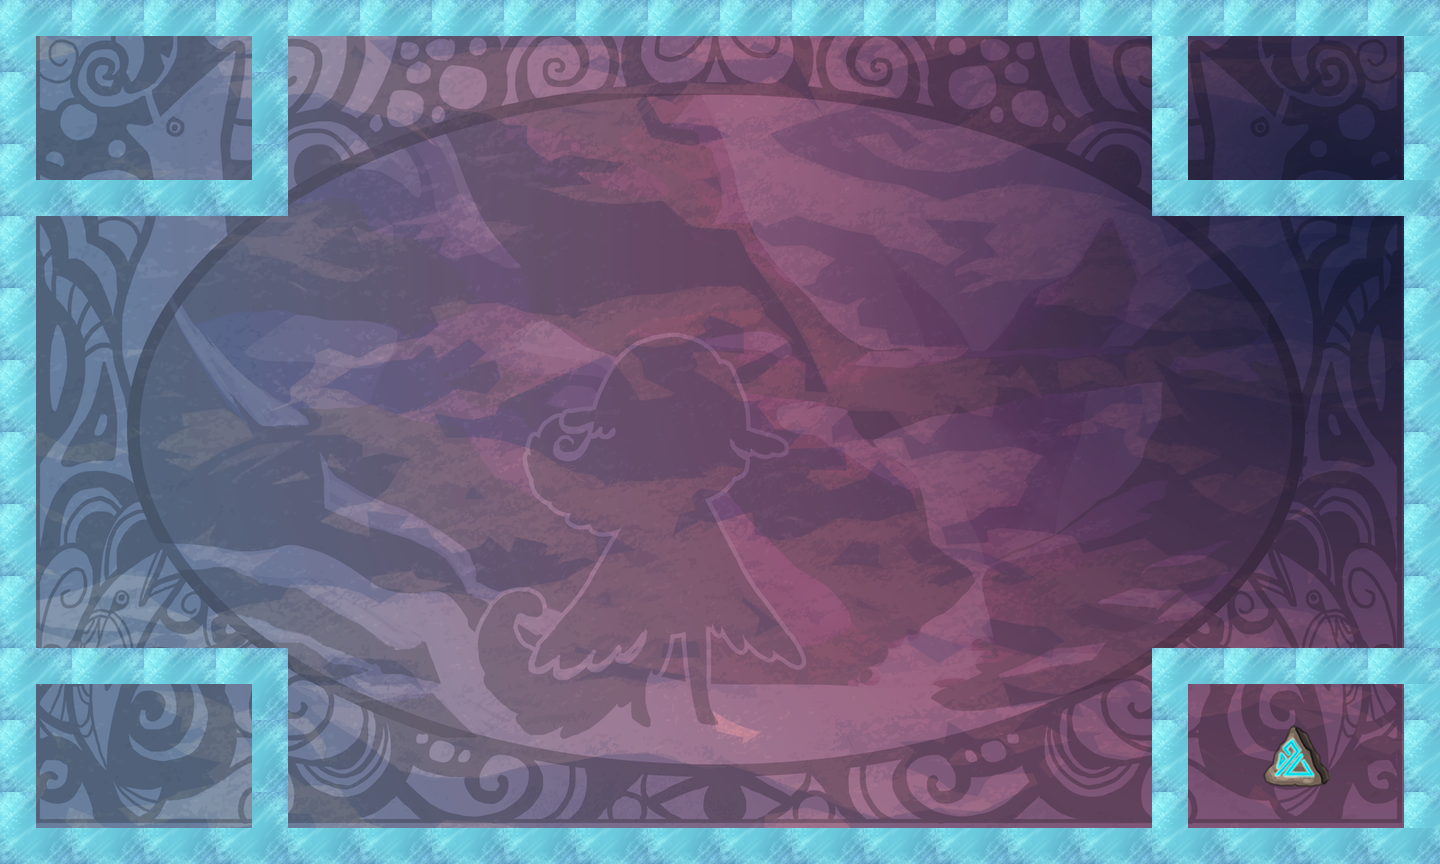

The image is a tile-based game level rendered from a .tmx file. Its description and source (layers, tilesets, objects; grid data summarised) follow:
An orthogonal 40x24 tile map with 36x36 px tiles, 2 tile layers (bg, tiles), 13 tilesets.

<map version="1.0" orientation="orthogonal" width="40" height="24" tilewidth="36" tileheight="36">
 <properties>
  <property name="playerLocation" value="!json! {&quot;x&quot;: 20, &quot;y&quot;:12 }" />
  <property name="tutorial" value="false" />
 </properties>
 <tileset firstgid="1" name="bg" tilewidth="1440" tileheight="864">
  <tileoffset x="-720" y="432" />
  <image source="../../../art/bg.png" width="1440" height="864" />
 </tileset>
 <tileset firstgid="2" name="redWall" tilewidth="36" tileheight="36">
  <image source="../../../art/redWall.png" width="72" height="72" />
  <tile id="0">
   <properties>
    <property name="bodyType" value="static" />
    <property name="collType" value="solid" />
    <property name="func" value="redWallCollision" />
    <property name="name" value="redWall" />
    <property name="physics:bounce" value="0" />
    <property name="physics:enabled" value="true" />
   </properties>
  </tile>
  <tile id="1">
   <properties>
    <property name="bodyType" value="static" />
    <property name="collType" value="solid" />
    <property name="func" value="redWallCollision" />
    <property name="name" value="redWall" />
    <property name="physics:bounce" value="0" />
    <property name="physics:enabled" value="true" />
   </properties>
  </tile>
  <tile id="2">
   <properties>
    <property name="bodyType" value="static" />
    <property name="collType" value="solid" />
    <property name="func" value="redWallCollision" />
    <property name="name" value="redWall" />
    <property name="physics:bounce" value="0" />
    <property name="physics:enabled" value="true" />
   </properties>
  </tile>
  <tile id="3">
   <properties>
    <property name="bodyType" value="static" />
    <property name="collType" value="solid" />
    <property name="func" value="redWallCollision" />
    <property name="name" value="redWall" />
    <property name="physics:bounce" value="0" />
    <property name="physics:enabled" value="true" />
   </properties>
  </tile>
 </tileset>
 <tileset firstgid="6" name="aura" tilewidth="72" tileheight="72">
  <image source="../../../art/aura.png" width="72" height="72" />
  <tile id="0">
   <properties>
    <property name="bodyType" value="static" />
    <property name="collType" value="passThru" />
    <property name="func" value="blueAuraCollision" />
    <property name="name" value="blueAura" />
    <property name="physics:bounce" value="0" />
    <property name="physics:enabled" value="true" />
   </properties>
  </tile>
 </tileset>
 <tileset firstgid="7" name="rune" tilewidth="72" tileheight="72">
  <image source="../../../art/rune.png" width="72" height="72" />
  <tile id="0">
   <properties>
    <property name="bodyType" value="static" />
    <property name="collType" value="passThru" />
    <property name="func" value="runeCollision" />
    <property name="name" value="rune" />
    <property name="physics:bounce" value="0" />
    <property name="physics:enabled" value="true" />
   </properties>
  </tile>
 </tileset>
 <tileset firstgid="8" name="key" tilewidth="72" tileheight="72">
  <image source="../../../art/antler.png" width="72" height="72" />
  <tile id="0">
   <properties>
    <property name="bodyType" value="static" />
    <property name="collType" value="passThru" />
    <property name="collectible" value="true" />
    <property name="func" value="keyCollision" />
    <property name="name" value="key" />
    <property name="physics:bounce" value="0" />
    <property name="physics:enabled" value="true" />
   </properties>
  </tile>
 </tileset>
 <tileset firstgid="9" name="blueWall" tilewidth="36" tileheight="36">
  <image source="../../../art/blueWall.png" width="72" height="72" />
  <tile id="0">
   <properties>
    <property name="bodyType" value="static" />
    <property name="collType" value="wall" />
    <property name="func" value="blueWallCollision" />
    <property name="name" value="blueWall" />
    <property name="physics:bounce" value="0" />
    <property name="physics:enabled" value="true" />
   </properties>
  </tile>
  <tile id="1">
   <properties>
    <property name="bodyType" value="static" />
    <property name="collType" value="wall" />
    <property name="func" value="blueWallCollision" />
    <property name="name" value="blueWall" />
    <property name="physics:bounce" value="0" />
    <property name="physics:enabled" value="true" />
   </properties>
  </tile>
  <tile id="2">
   <properties>
    <property name="bodyType" value="static" />
    <property name="collType" value="wall" />
    <property name="func" value="blueWallCollision" />
    <property name="name" value="blueWall" />
    <property name="physics:bounce" value="0" />
    <property name="physics:enabled" value="true" />
   </properties>
  </tile>
  <tile id="3">
   <properties>
    <property name="bodyType" value="static" />
    <property name="collType" value="wall" />
    <property name="func" value="blueWallCollision" />
    <property name="name" value="blueWall" />
    <property name="physics:bounce" value="0" />
    <property name="physics:enabled" value="true" />
   </properties>
  </tile>
 </tileset>
 <tileset firstgid="13" name="greenWall" tilewidth="36" tileheight="36">
  <image source="../../../art/greenWall.png" width="72" height="72" />
  <tile id="0">
   <properties>
    <property name="bodyType" value="static" />
    <property name="collType" value="solid" />
    <property name="func" value="greenWallCollision" />
    <property name="name" value="greenWall" />
    <property name="physics:bounce" value="0" />
    <property name="physics:enabled" value="static" />
   </properties>
  </tile>
  <tile id="1">
   <properties>
    <property name="bodyType" value="static" />
    <property name="collType" value="solid" />
    <property name="func" value="greenWallCollision" />
    <property name="name" value="greenWall" />
    <property name="physics:bounce" value="0" />
    <property name="physics:enabled" value="true" />
   </properties>
  </tile>
  <tile id="2">
   <properties>
    <property name="bodyType" value="static" />
    <property name="collType" value="solid" />
    <property name="func" value="greenWallCollision" />
    <property name="name" value="greenWall" />
    <property name="physics:bounce" value="0" />
    <property name="physics:enabled" value="true" />
   </properties>
  </tile>
  <tile id="3">
   <properties>
    <property name="bodyType" value="static" />
    <property name="collType" value="solid" />
    <property name="func" value="greenWallCollision" />
    <property name="name" value="greenWall" />
    <property name="physics:bounce" value="0" />
    <property name="physics:enabled" value="true" />
   </properties>
  </tile>
 </tileset>
 <tileset firstgid="17" name="lockedDoor" tilewidth="72" tileheight="72">
  <image source="../../../art/lockeddoor.png" width="72" height="72" />
  <tile id="0">
   <properties>
    <property name="bodyType" value="static" />
    <property name="collType" value="solid" />
    <property name="func" value="lockedDoorCollision" />
    <property name="name" value="lockedDoor" />
    <property name="physics:bounce" value="0" />
    <property name="physics:enabled" value="true" />
   </properties>
  </tile>
 </tileset>
 <tileset firstgid="18" name="runeblue" tilewidth="72" tileheight="72">
  <image source="../../../art/runeblue.png" width="72" height="72" />
  <tile id="0">
   <properties>
    <property name="bodyType" value="static" />
    <property name="collType" value="passThru" />
    <property name="func" value="runeCollision" />
    <property name="name" value="blueRune" />
    <property name="physics:bounce" value="0" />
    <property name="physics:enabled" value="true" />
   </properties>
  </tile>
 </tileset>
 <tileset firstgid="19" name="runegreen" tilewidth="72" tileheight="72">
  <image source="../../../art/runegreen.png" width="72" height="72" />
  <tile id="0">
   <properties>
    <property name="bodyType" value="static" />
    <property name="collType" value="passThru" />
    <property name="func" value="runeCollision" />
    <property name="name" value="greenRune" />
    <property name="physics:bounce" value="0" />
    <property name="physics:enabled" value="true" />
   </properties>
  </tile>
 </tileset>
 <tileset firstgid="20" name="runepink" tilewidth="72" tileheight="72">
  <image source="../../../art/runepink.png" width="72" height="72" />
  <tile id="0">
   <properties>
    <property name="bodyType" value="static" />
    <property name="collType" value="passThru" />
    <property name="func" value="runeCollision" />
    <property name="name" value="pinkRune" />
    <property name="physics:bounce" value="0" />
    <property name="physics:enabled" value="true" />
   </properties>
  </tile>
 </tileset>
 <tileset firstgid="21" name="runepurple" tilewidth="72" tileheight="72">
  <image source="../../../art/runepurple.png" width="72" height="72" />
  <tile id="0">
   <properties>
    <property name="bodyType" value="static" />
    <property name="collType" value="passThru" />
    <property name="func" value="runeCollision" />
    <property name="name" value="purpleRune" />
    <property name="physics:bounce" value="0" />
    <property name="physics:enabled" value="true" />
   </properties>
  </tile>
 </tileset>
 <tileset firstgid="22" name="runeyellow" tilewidth="72" tileheight="72">
  <image source="../../../art/runeyellow.png" width="72" height="72" />
  <tile id="0">
   <properties>
    <property name="bodyType" value="static" />
    <property name="collType" value="passThru" />
    <property name="func" value="runeCollision" />
    <property name="name" value="yellowRune" />
    <property name="physics:bounce" value="0" />
    <property name="physics:enabled" value="true" />
   </properties>
  </tile>
 </tileset>
 <layer name="bg" width="40" height="24">
  <data>[960 cells, 1 non-empty, 1 distinct tile ids]</data>
 </layer>
 <layer name="tiles" width="40" height="24">
  <data>[960 cells, 169 non-empty, 5 distinct tile ids]</data>
 </layer>
</map>
